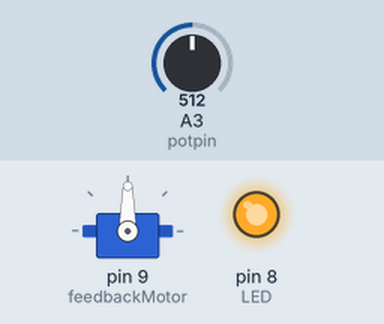
Bench run of a sketch on a simulated Arduino Uno, built with avr-gcc and run on an emulated ATmega328P. On the bench: servo, output pins drawn as LEDs (lit = HIGH). The test bench sets the inputs (shaded band); at power-on: A3 (potpin) = 512.

Above: at 1.2 s.
1.3 s: A3 (potpin) set to 716
At 1.7 s:
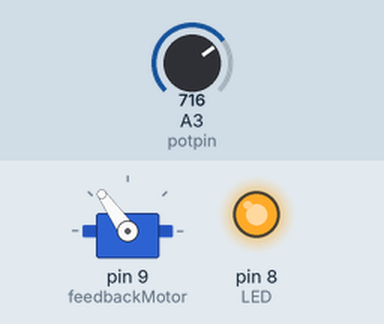
2.8 s: A3 (potpin) set to 900
At 3.3 s:
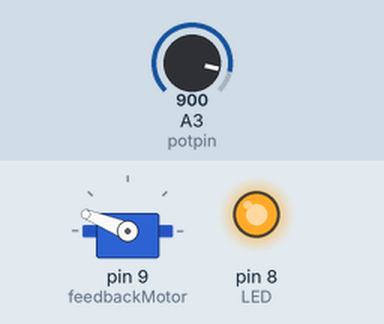
4.3 s: A3 (potpin) set to 1023
At 4.9 s:
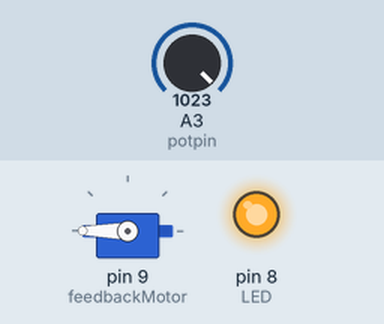
5.8 s: A3 (potpin) set to 306
At 6.5 s:
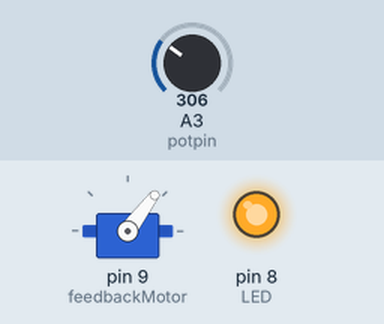
7.3 s: A3 (potpin) set to 122
At 8.1 s:
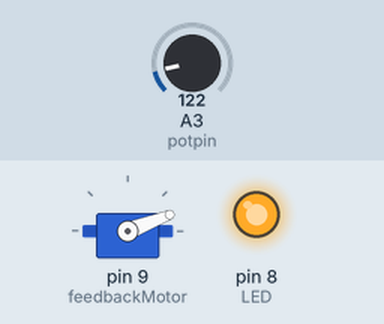
Timing chart, 0 to 9.8 s (numbered marks = the images above; inputs shaded):
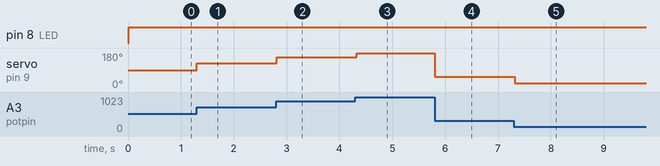

Measured:
- after the input at 1.3 s, servo on pin 9 (feedbackMotor): 90° → 125° at once
- after the input at 2.8 s, servo on pin 9 (feedbackMotor): 125° → 158° at once
- after the input at 4.3 s, servo on pin 9 (feedbackMotor): 158° → 180° at once
- after the input at 5.8 s, servo on pin 9 (feedbackMotor): 180° → 53° at once
- after the input at 7.3 s, servo on pin 9 (feedbackMotor): 53° → 21° at once

The sketch:

Sync_System_Code.ino
```cpp
#include <Servo.h>

Servo feedbackMotor;  // create servo object to control a servo


int potpin = A3;  // analog pin used to connect the potentiometer
int val;    // variable to read the value from the analog pin
int LED = 8;

void setup() {
  feedbackMotor.attach(9);  // attaches the Servo Motor on pin 9 to the servo object


  pinMode(LED, OUTPUT);  // we will attach an Led to pin 8 and it will turn on if the servo angle is greter than 90 degrees
}

void loop() {

  val = analogRead(potpin);            // reads the value of the potentiometer (value between 0 and 1023)
  val = map(val, 0, 1023, 0, 180);     // scale it to use it with the servo (value between 0 and 180)
  feedbackMotor.write(val);                  // sets the servo position according to the scaled value read from the source motor


  delay(15);  // waits for the servo to get there

  if(val > 15)  // if the source Motor is moving turn the LED on

   digitalWrite(LED, HIGH);

  else

 digitalWrite(LED, LOW);

 delay(15);
}
```
